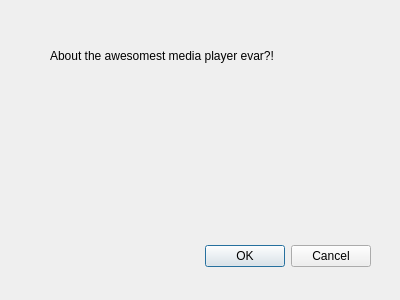
<?xml version="1.0" encoding="UTF-8"?>
<ui version="4.0">
 <class>Dialog</class>
 <widget class="QDialog" name="Dialog">
  <property name="geometry">
   <rect>
    <x>0</x>
    <y>0</y>
    <width>400</width>
    <height>300</height>
   </rect>
  </property>
  <property name="windowTitle">
   <string>Dialog</string>
  </property>
  <widget class="QDialogButtonBox" name="buttonBox">
   <property name="geometry">
    <rect>
     <x>30</x>
     <y>240</y>
     <width>341</width>
     <height>32</height>
    </rect>
   </property>
   <property name="orientation">
    <enum>Qt::Horizontal</enum>
   </property>
   <property name="standardButtons">
    <set>QDialogButtonBox::Cancel|QDialogButtonBox::Ok</set>
   </property>
  </widget>
  <widget class="QLabel" name="label">
   <property name="geometry">
    <rect>
     <x>50</x>
     <y>10</y>
     <width>281</width>
     <height>91</height>
    </rect>
   </property>
   <property name="text">
    <string>About the awesomest media player evar?!</string>
   </property>
  </widget>
 </widget>
 <resources/>
 <connections>
  <connection>
   <sender>buttonBox</sender>
   <signal>accepted()</signal>
   <receiver>Dialog</receiver>
   <slot>accept()</slot>
   <hints>
    <hint type="sourcelabel">
     <x>248</x>
     <y>254</y>
    </hint>
    <hint type="destinationlabel">
     <x>157</x>
     <y>274</y>
    </hint>
   </hints>
  </connection>
  <connection>
   <sender>buttonBox</sender>
   <signal>rejected()</signal>
   <receiver>Dialog</receiver>
   <slot>reject()</slot>
   <hints>
    <hint type="sourcelabel">
     <x>316</x>
     <y>260</y>
    </hint>
    <hint type="destinationlabel">
     <x>286</x>
     <y>274</y>
    </hint>
   </hints>
  </connection>
 </connections>
</ui>
